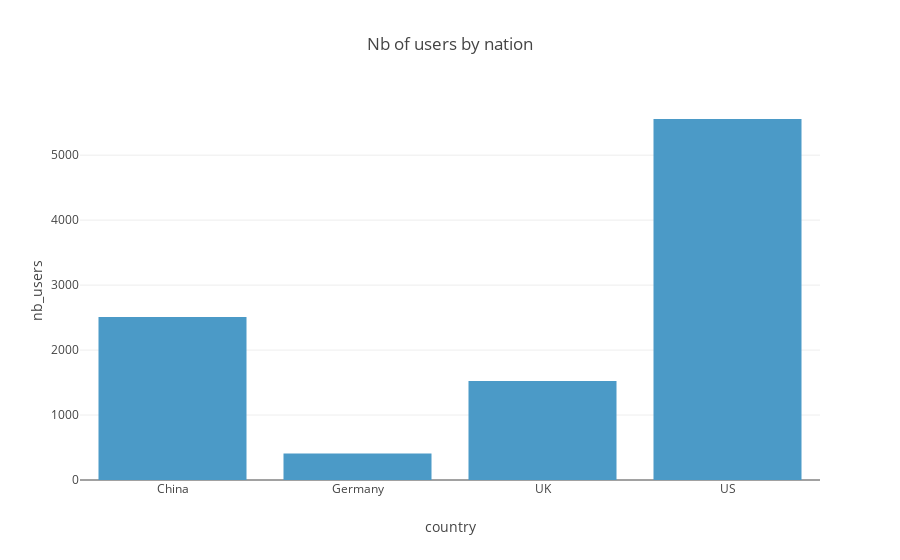

The cell this chart's notebook holds for it:
### Code cell
px.bar(data_temp,x='country',y='nb_users',title='Nb of users by nation')

### Figure 1 — Plotly figure (JSON) as saved in the notebook; plotly's stock layout.template omitted (floating-point values rounded to 4 significant figures)
{"data": [{"alignmentgroup": "True", "hovertemplate": "country=%{x}<br>nb_users=%{y}<extra></extra>", "legendgroup": "", "marker": {"color": "#4B9AC7", "pattern": {"shape": ""}}, "name": "", "offsetgroup": "", "orientation": "v", "showlegend": false, "textposition": "auto", "type": "bar", "x": ["China", "Germany", "UK", "US"], "xaxis": "x", "y": [2510, 408, 1525, 5557], "yaxis": "y"}], "layout": {"barmode": "relative", "legend": {"tracegroupgap": 0}, "title": {"text": "Nb of users by nation"}, "xaxis": {"anchor": "y", "domain": [0, 1], "title": {"text": "country"}}, "yaxis": {"anchor": "x", "domain": [0, 1], "title": {"text": "nb_users"}}}}
